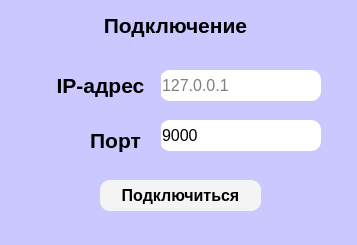
<?xml version="1.0" encoding="UTF-8"?>
<ui version="4.0">
 <class>ConnectionWindow</class>
 <widget class="QMainWindow" name="ConnectionWindow">
  <property name="geometry">
   <rect>
    <x>0</x>
    <y>0</y>
    <width>357</width>
    <height>245</height>
   </rect>
  </property>
  <property name="windowTitle">
   <string>MainWindow</string>
  </property>
  <property name="styleSheet">
   <string notr="true">background-color: rgb(202, 200, 255);</string>
  </property>
  <widget class="QWidget" name="centralwidget">
   <widget class="QLineEdit" name="lineEdit">
    <property name="geometry">
     <rect>
      <x>160</x>
      <y>70</y>
      <width>161</width>
      <height>31</height>
     </rect>
    </property>
    <property name="font">
     <font>
      <family>Arial</family>
      <pointsize>12</pointsize>
     </font>
    </property>
    <property name="styleSheet">
     <string notr="true">background-color: rgb(255, 255, 255);
border-radius:10%</string>
    </property>
    <property name="placeholderText">
     <string>127.0.0.1</string>
    </property>
   </widget>
   <widget class="QLineEdit" name="lineEdit_2">
    <property name="geometry">
     <rect>
      <x>160</x>
      <y>120</y>
      <width>161</width>
      <height>31</height>
     </rect>
    </property>
    <property name="font">
     <font>
      <family>Arial</family>
      <pointsize>12</pointsize>
     </font>
    </property>
    <property name="styleSheet">
     <string notr="true">background-color: rgb(255, 255, 255);
border-radius:10%</string>
    </property>
    <property name="text">
     <string>9000</string>
    </property>
    <property name="placeholderText">
     <string>9000</string>
    </property>
   </widget>
   <widget class="QLabel" name="label_2">
    <property name="geometry">
     <rect>
      <x>90</x>
      <y>0</y>
      <width>171</width>
      <height>51</height>
     </rect>
    </property>
    <property name="font">
     <font>
      <family>Arial</family>
      <pointsize>16</pointsize>
      <bold>true</bold>
     </font>
    </property>
    <property name="text">
     <string>Подключение</string>
    </property>
    <property name="alignment">
     <set>Qt::AlignCenter</set>
    </property>
   </widget>
   <widget class="QLabel" name="label_3">
    <property name="geometry">
     <rect>
      <x>40</x>
      <y>60</y>
      <width>121</width>
      <height>51</height>
     </rect>
    </property>
    <property name="font">
     <font>
      <family>Arial</family>
      <pointsize>16</pointsize>
      <bold>true</bold>
     </font>
    </property>
    <property name="text">
     <string>IP-адрес</string>
    </property>
    <property name="alignment">
     <set>Qt::AlignCenter</set>
    </property>
   </widget>
   <widget class="QLabel" name="label_4">
    <property name="geometry">
     <rect>
      <x>70</x>
      <y>120</y>
      <width>91</width>
      <height>41</height>
     </rect>
    </property>
    <property name="font">
     <font>
      <family>Arial</family>
      <pointsize>16</pointsize>
      <bold>true</bold>
     </font>
    </property>
    <property name="text">
     <string>Порт</string>
    </property>
    <property name="alignment">
     <set>Qt::AlignCenter</set>
    </property>
   </widget>
   <widget class="QPushButton" name="pushButton">
    <property name="geometry">
     <rect>
      <x>100</x>
      <y>180</y>
      <width>161</width>
      <height>31</height>
     </rect>
    </property>
    <property name="font">
     <font>
      <family>Arial</family>
      <pointsize>12</pointsize>
      <bold>true</bold>
     </font>
    </property>
    <property name="cursor">
     <cursorShape>PointingHandCursor</cursorShape>
    </property>
    <property name="styleSheet">
     <string notr="true">border-radius: 10%;
color: black;
background-color: rgb(244, 244, 244);</string>
    </property>
    <property name="text">
     <string>Подключиться</string>
    </property>
   </widget>
  </widget>
  <widget class="QMenuBar" name="menubar">
   <property name="geometry">
    <rect>
     <x>0</x>
     <y>0</y>
     <width>357</width>
     <height>22</height>
    </rect>
   </property>
  </widget>
  <widget class="QStatusBar" name="statusbar"/>
 </widget>
 <resources/>
 <connections/>
</ui>
